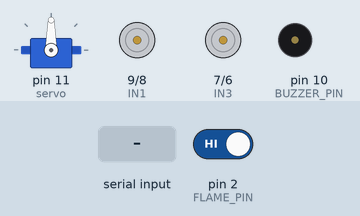
This sketch was run on a simulated Arduino Uno, built with avr-gcc and run on an emulated ATmega328P. Shown: servo, motor-driver pin pairs drawn as motors (green arrow = first pin HIGH = forward, orange = second pin HIGH = backward, longer = more drive, scaled by the enable pin), buzzer (waves = sounding, pin HIGH). Inputs (shaded band) come from the test bench; at power-on: pin 2 (FLAME_PIN) HIGH. What the sketch prints to the serial monitor is not drawn.

Above: at 1.2 s.
1.3 s: "C" received over Serial
At 1.77 s:
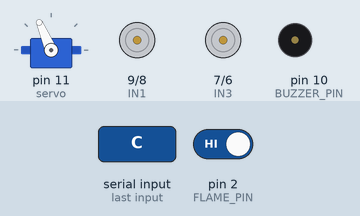
4.3 s: "F" received over Serial
At 4.64 s:
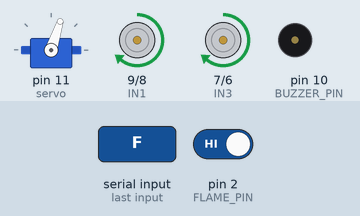
7.3 s: pin 2 (FLAME_PIN) driven LOW
At 7.52 s:
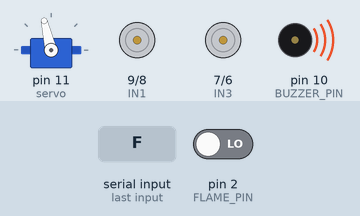
10.3 s: "X" received over Serial
11.8 s: "C" received over Serial
Timing chart, 0 to 15.8 s (numbered marks = the images above; inputs shaded):
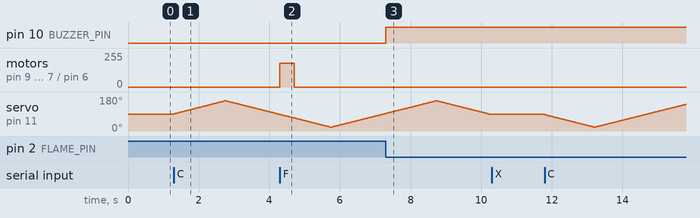

The sketch:

Arduino.ino
```cpp
#include <Servo.h>

// ===== Motor Pins =====
#define ENA 3
#define ENB 5
#define IN1 9
#define IN2 8
#define IN3 7
#define IN4 6

// ===== Sensors =====
#define FLAME_PIN 2
#define BUZZER_PIN 10

// ===== Servo =====
Servo servo;
bool scanMode = false;
int servoPos = 90;
int servoDir = 1;
unsigned long lastServoMove = 0;

// ===== Control =====
char cmd = 'S';
unsigned long lastCmdTime = 0;
const unsigned long CMD_TIMEOUT = 400;

void setup() {
  Serial.begin(9600);

  pinMode(ENA, OUTPUT);
  pinMode(ENB, OUTPUT);
  pinMode(IN1, OUTPUT);
  pinMode(IN2, OUTPUT);
  pinMode(IN3, OUTPUT);
  pinMode(IN4, OUTPUT);

  pinMode(FLAME_PIN, INPUT);
  pinMode(BUZZER_PIN, OUTPUT);

  servo.attach(11);
  servo.write(90);

  analogWrite(ENA, 180);
  analogWrite(ENB, 180);

  stopCar();
  Serial.println("✅ Arduino READY");
}

void loop() {
  readSerial();
  handleFlame();
  handleServoScan();
  handleTimeout();
}

// ================= Serial =================
void readSerial() {
  if (Serial.available()) {
    char incoming = Serial.read();
    while (Serial.available()) Serial.read();

    if (incoming == 'F' || incoming == 'B' || incoming == 'L' ||
        incoming == 'R' || incoming == 'S') {
      cmd = incoming;
      lastCmdTime = millis();
      Serial.print("CMD: ");
      Serial.println(cmd);
      executeCmd(cmd);
    }

    if (incoming == 'C') {
      scanMode = true;
      Serial.println("SCAN ON");
    }

    if (incoming == 'X') {
      scanMode = false;
      servo.write(90);
      Serial.println("SCAN OFF");
    }
  }
}

// ================= Movement =================
void executeCmd(char c) {
  switch (c) {
    case 'F': forward(); break;
    case 'B': backward(); break;
    case 'L': left(); break;
    case 'R': right(); break;
    default: stopCar(); break;
  }
}

void handleTimeout() {
  if (millis() - lastCmdTime > CMD_TIMEOUT) {
    stopCar();
    cmd = 'S';
  }
}

// ================= Servo Scan =================
void handleServoScan() {
  if (!scanMode) return;

  if (millis() - lastServoMove > 20) {
    lastServoMove = millis();
    servoPos += servoDir;
    servo.write(servoPos);

    if (servoPos >= 160 || servoPos <= 20)
      servoDir *= -1;
  }
}

// ================= Flame =================
void handleFlame() {
  if (digitalRead(FLAME_PIN) == LOW) {
    stopCar();
    digitalWrite(BUZZER_PIN, HIGH);
  } else {
    digitalWrite(BUZZER_PIN, LOW);
  }
}

// ================= Motors =================
void forward() {
  digitalWrite(IN1, HIGH); digitalWrite(IN2, LOW);
  digitalWrite(IN3, HIGH); digitalWrite(IN4, LOW);
}

void backward() {
  digitalWrite(IN1, LOW); digitalWrite(IN2, HIGH);
  digitalWrite(IN3, LOW); digitalWrite(IN4, HIGH);
}

void left() {
  digitalWrite(IN1, LOW); digitalWrite(IN2, LOW);
  digitalWrite(IN3, HIGH); digitalWrite(IN4, LOW);
}

void right() {
  digitalWrite(IN1, HIGH); digitalWrite(IN2, LOW);
  digitalWrite(IN3, LOW); digitalWrite(IN4, LOW);
}

void stopCar() {
  digitalWrite(IN1, LOW); digitalWrite(IN2, LOW);
  digitalWrite(IN3, LOW); digitalWrite(IN4, LOW);
}
```

Measured:
- after the input at 1.3 s, servo on pin 11 (servo): rises from 90° to 160° in 1.5 s, then falls to 88° in 1.5 s
- after the input at 4.3 s, motor on pin 9 (IN1) / pin 8 (IN2), motor on pin 7 (IN3) / pin 6 (IN4): stopped → forward 180/255 at once, → stopped 0.40 s later
- after the input at 7.3 s, pin 10 (BUZZER_PIN): LOW → HIGH at once
